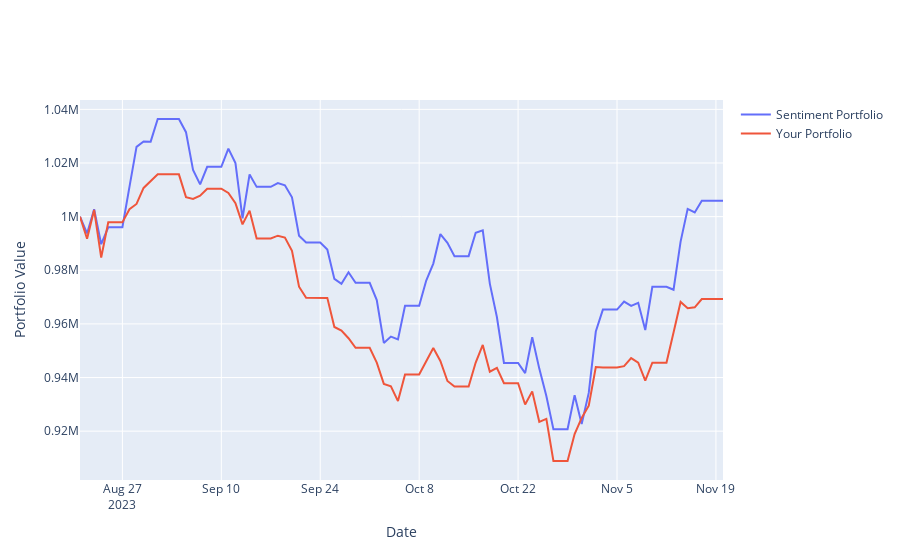

Notebook code cell kept with this figure:
### Code cell
fig = go.Figure(
    [go.Scatter(x=df_flat_sentiment_stock_prices.index, y=df_flat_sentiment_stock_prices['Current Value'], name='Sentiment Portfolio'),
     go.Scatter(x=df_flat_original_stock_prices.index, y=df_flat_original_stock_prices['Current Value'], name='Your Portfolio')]
)
fig.update_layout(    
    xaxis_title='Date',
    yaxis_title='Portfolio Value'
)
fig.show()
